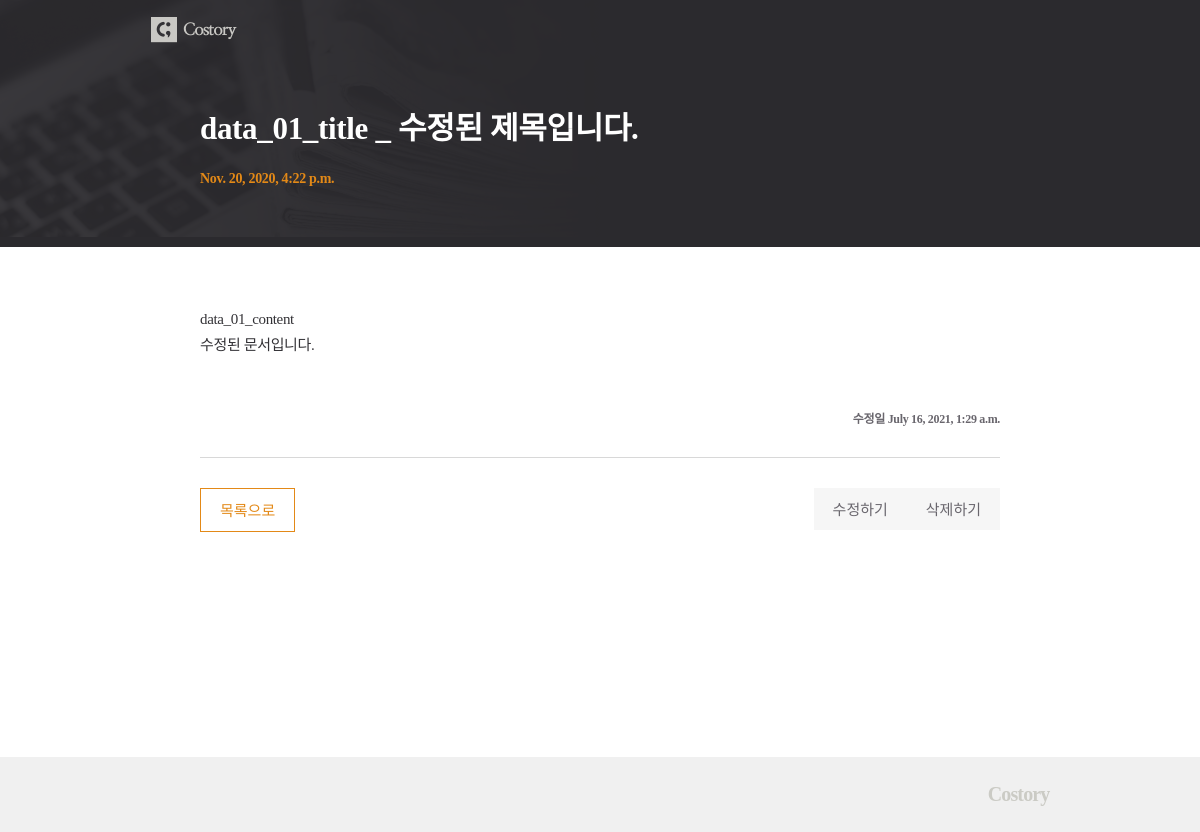
The page /posts/7/ on the database its author committed.
### posts/models.py (models this page shows, shortened)
class Post(models.Model):
    title = models.CharField(max_length=50, unique=True,
                                error_messages={'unique': '이미 있는 제목이네요!'})
    content = models.TextField(validators=[
        MinLengthValidator(10, '너무 짧군요! 10자 이상 적어주세요.'),
        validate_symbols
    ])
    dt_created = models.DateTimeField(verbose_name="Date Created", auto_now_add=True)
    dt_modified = models.DateTimeField(verbose_name="Date Modified", auto_now=True)

### posts/views.py (the view)
# urls.py: path('posts/<int:pk>/', views.PostDetailView.as_view(), name='post-detail'),
class PostDetailView(DetailView):
    model = Post

### posts/templates/posts/post_detail.html
{% extends './base.html' %}
{% load static %}
{% block css %}
    <link rel="stylesheet" href="{% static 'posts/css/post_detail.css' %}">
{% endblock css %}
{% block post_header %}
    <div class="container">
        <h1 class="title">{{post.title}}</h1>
        <p class="date">{{post.dt_created}}</p>
    </div>
{% endblock post_header %}
{% block content %}
    <div class="content">
        <p class="text">{{post.content|linebreaksbr}}</p>
        <p class="date_md">수정일 <span>{{post.dt_modified}}</span></p>
    </div>
    <div class="btn">
        <div class="btn_list"><a href="{% url 'post-list' %}">목록으로</a></div>
        <div class="right-btn">
            <div class="btn_modify"><a href="{% url 'post-update' post.id %}">수정하기</a></div>
            <div class="btn_delete"><a href="{% url 'post-delete' post.id %}">삭제하기</a></div>
        </div>
    </div>
{% endblock content %}

### posts/static/posts/css/post_detail.css (style rules this page uses)
h1,h2,h3,p,a,ul,li { margin: 0; padding: 0; font-family : 'NanumMyeongjo'; font-weight: 200; list-style: none; text-decoration: none; outline: none; color: black; }
html { position: relative; min-height: 100%; margin: 0; }
body { min-height: 100%; margin: 0; padding: 0; background: #fff; -webkit-font-smoothing: antialiased; -moz-osx-font-smoothing: auto; }
.container { width: 800px; margin: 0 auto; }
.title { padding: 43px 0 23px; font-size: 31px; font-weight: bold; color: #fff; letter-spacing: -0.32px; }
.date { padding-bottom: 60px; font-size: 14px; font-weight: bold; color: #e38917; letter-spacing: -0.32px; }
.content { margin-top: 60px; padding-bottom: 30px; border-bottom: 1px solid #d8d8d8; }
.content .text { font-size: 15px; color: #333236; line-height: 1.73; letter-spacing: -0.35px; }
.content .date_md { padding-top: 50px; text-align: right; font-size: 12px; font-weight: bold; color: #69666d; letter-spacing: -0.32px; }
.btn { overflow: hidden; margin-top: 30px; }
.right-btn { float: right; }
.btn_list { float: left; }
.btn_delete { float: left; }
.btn_modify { margin-left: 16px; float: left; }
.btn_list a { display: inline-block; padding: 10px 19px 11px; color: #e38917; font-size: 15px; border: 1px solid #e38917; }
.btn_delete a { display: inline-block; padding: 10px 19px 11px; font-size: 15px; color: #69666d; background: #f6f6f6; }
.btn_modify a { display: inline-block; padding: 10px 19px 11px; font-size: 15px; color: #69666d; background: #f6f6f6; }

### rows shown on the page
Post: title "data_01_title _ 수정된 제목입니다.", dt_created "Nov. 20, 2020, 4:22 p.m.", content "data_01_content 수정된 문서입니다.", dt_modified "July 16, 2021, 1:29 a.m."
